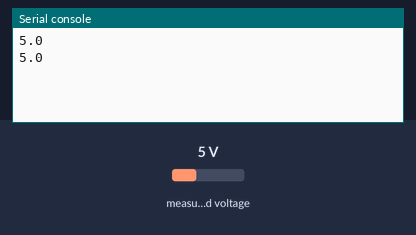
The program below on a simulated ESP32 board running MicroPython. On the bench: the last lines printed to the serial console. The test bench sets the inputs (shaded band); at power-on: measured voltage 5 V.

Above: at 1.2 s.
1.3 s: measured voltage set to 0.3 V
At 2.5 s:
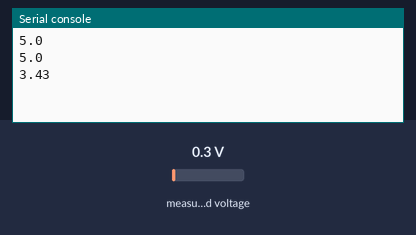
2.8 s: measured voltage set to 3.8 V
At 3.8 s:
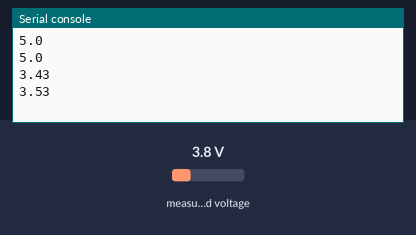
Timing chart, 0 to 5.8 s (numbered marks = the images above; inputs shaded):
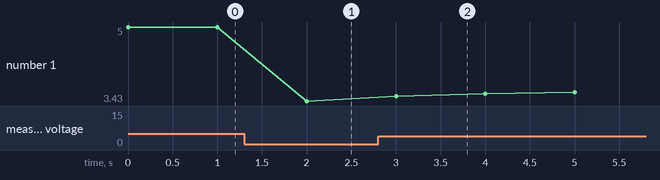

Measured:
- after the input at 1.3 s, the serial console: prints a new line after 0.70 s (image 1)
- after the input at 2.8 s, the serial console: prints a new line after 0.20 s (image 2)
- plotted number 1: 5 → 3.43 after the input at 1.3 s, 3.43 → 3.57 after the input at 2.8 s

The program:

INA219BIDR.py
```python
from machine import I2C, Pin
import time

class INA219BIDR:
    POWER_MONITOR_I2C_ADDR = 0x42 # I2C address of the power monitor IC
    BUS_VOLTAGE_REG = 0x02 # bus voltage measurement register address
    BATT_EMPTY_VOLT = 9.6
    BATT_FULL_VOLT = 12.4

    def __init__(self, i2c):
        self.i2c = i2c
        self.battery_readings = []
        self.window_size = 10

    def get_battery_charge(self):
        voltage_measurement = self.measure_voltage()
        percentage = round((voltage_measurement - self.BATT_EMPTY_VOLT) / (self.BATT_FULL_VOLT - self.BATT_EMPTY_VOLT) * (100 - 0),2)
        return [voltage_measurement, percentage]

    def measure_voltage(self): # moving average measurements
        raw_voltage_measurement = self.read_bytes(self.POWER_MONITOR_I2C_ADDR, self.BUS_VOLTAGE_REG, 2)
        voltage_measurement = (int.from_bytes(raw_voltage_measurement) >> 3) * 0.004 # val shifted 3 times and multiplied by 0.004
        self.battery_readings.append(voltage_measurement)
        if len(self.battery_readings) > self.window_size:
            self.battery_readings.pop(0)

        return round(sum(self.battery_readings)/len(self.battery_readings), 2)

    def read_bytes(self, address, reg_addr, number_of_bytes):
        return self.i2c.readfrom_mem(address, reg_addr, number_of_bytes)

    def write_byte(self,address ,reg_addr, val):
        self.i2c.writeto_mem(address, reg_addr, bytes([val]))


if __name__ == "__main__":
    i2c_chan = I2C(0, scl=Pin(33), sda=Pin(32), freq=400000)
    battery_monitor = INA219BIDR(i2c_chan)

    for x in range(100):
        volt = battery_monitor.measure_voltage()
        print(volt)
        time.sleep(1)
```
